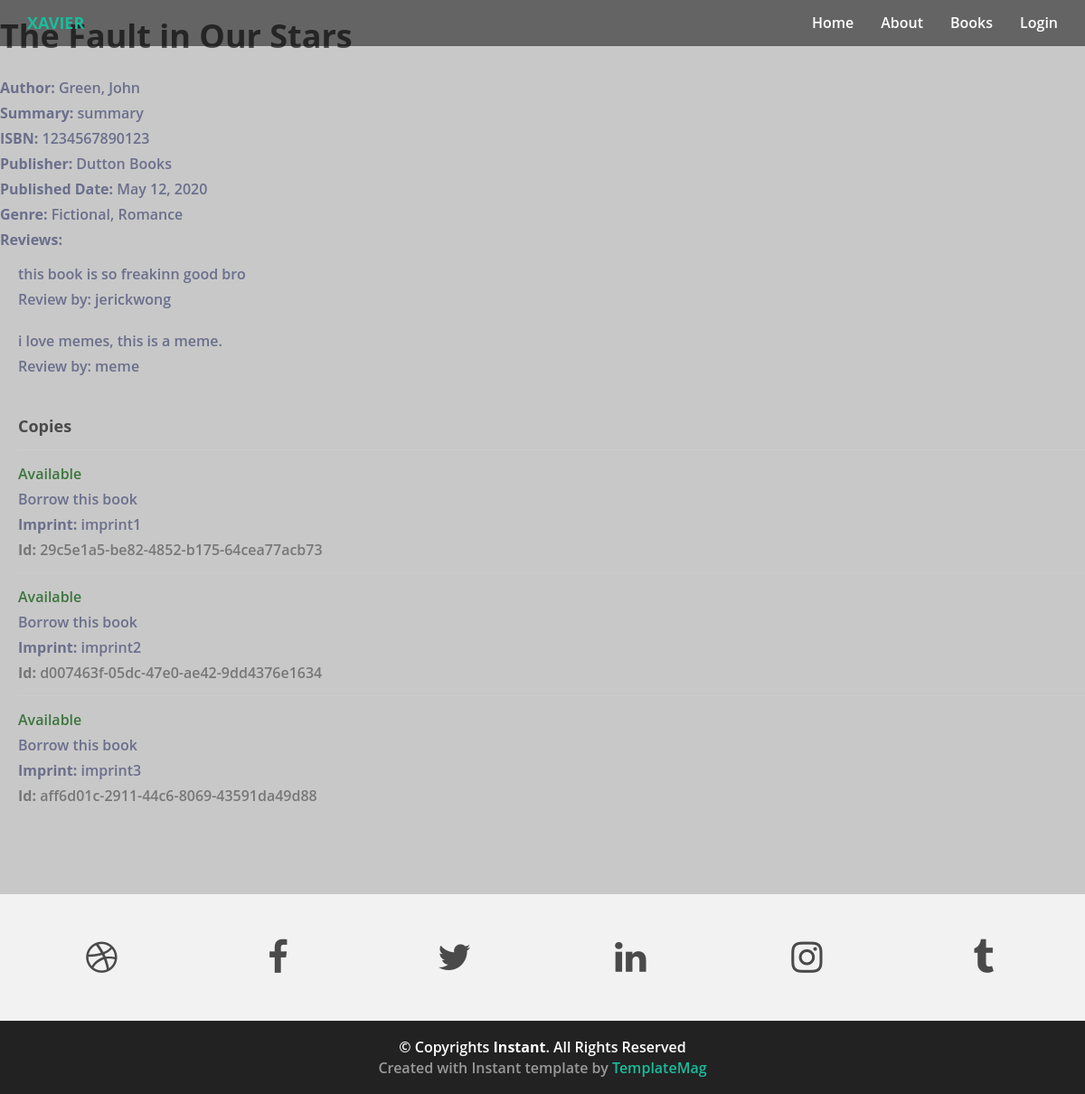
/catalog/book/1, run on the app's committed database.
### catalog/models.py (models this page shows, shortened)
class Book(models.Model):
    title = models.CharField(max_length=200)
    author = models.ForeignKey('Author', on_delete=models.SET_NULL, null=True)
    publisher = models.ForeignKey('Publisher', on_delete=models.SET_NULL, null=True)
    date_published = models.DateField('Date Published', null=True, blank=True)
    summary = models.TextField(max_length=1000, help_text='Enter a brief description of the book')
    isbn = models.CharField('ISBN', max_length=13, help_text='13 Character <a href="https://www.isbn-international.org/content/what-isbn">ISBN number</a>')
    genre = models.ManyToManyField(Genre, help_text='Select a genre for this book')
    reviews = models.ManyToManyField(Review, help_text='Leave a review for this book')
    def display_genre(self):
        """Create a string for the Genre. This is required to display genre in Admin."""
        return ', '.join(genre.name for genre in self.genre.all()[:3])
    def display_review(self):
        """Create a string for the Genre. This is required to display genre in Admin."""
        return ', '.join(reviews.review + ' - ' + reviews.reviewer.username for reviews in self.reviews.all()[:3])
    display_review.short_description = 'Reviews'
    display_genre.short_description = 'Genre'

class Author(models.Model):
    first_name = models.CharField(max_length=100)
    last_name = models.CharField(max_length=100)
    date_of_birth = models.DateField(null=True, blank=True)
    date_of_death = models.DateField('Died', null=True, blank=True)
    class Meta:
        ordering = ['last_name', 'first_name']
    def __str__(self):
        return f'{self.last_name}, {self.first_name}'

class Publisher(models.Model):
    name = models.CharField(max_length=200, help_text='Enter name of Publisher')
    def __str__(self):
        return f'{self.name}'

class Genre(models.Model):
    name = models.CharField(max_length=200, help_text='Enter a book genre (e.g. Science Fiction)')
    def __str__(self):
        return self.name

class Review(models.Model):
    review = models.CharField(max_length=1000, help_text='Enter your review')
    reviewer = models.ForeignKey(User, on_delete=models.CASCADE)

class BookInstance(models.Model):
    id = models.UUIDField(primary_key=True, default=uuid.uuid4, help_text='Unique ID for this particular book across whole library')
    book = models.ForeignKey('Book', on_delete=models.SET_NULL, null=True)
    imprint = models.CharField(max_length=200)
    due_back = models.DateField(null=True, blank=True)
    borrower = models.ForeignKey(User, on_delete=models.SET_NULL, null=True, blank=True)
    LOAN_STATUS = (
        ('a', 'Available'),
        ('r', 'Reserved'),
    )
    status = models.CharField(
        max_length=1,
        choices=LOAN_STATUS,
        blank=True,
        default='a',
        help_text='Book availability',
    )
    class Meta:
        ordering = ['due_back']
        permissions = (("can_mark_returned", "Set book as returned"),)

### catalog/views.py (the view)
# urls.py: path('book/<int:pk>', views.BookDetailView.as_view(), name='book-detail'),
class BookDetailView(generic.DetailView):
    model = Book

### catalog/templates/catalog/book_detail.html (shortened to what this page needs)
{% extends "base_generic.html" %}
{% block content %}
  <h1>{{ book.title }}</h1>
  <br>
  {% if not user.is_authenticated or perms.catalog.view_bookinstance %}
  <p><strong>Author:</strong> <a href="">{{ book.author }}</a></p>
  <p><strong>Summary:</strong> {{ book.summary }}</p>
  <p><strong>ISBN:</strong> {{ book.isbn }}</p>
  <p><strong>Publisher:</strong> {{ book.publisher }}</p>
  <p><strong>Published Date:</strong> {{ book.date_published }}</p>
  <p><strong>Genre:</strong> {{ book.genre.all|join:", " }}</p>
  <p><strong>Reviews: </strong></p>
  <div style="margin-left:20px;margin-top:20px">
    {% for b in book.reviews.all %}
      <p> {{ b.review }}</p>
      <p>Review by: {{ b.reviewer }}</p>
      <br>
    {% endfor %}
  </div>
  <div style="margin-left:20px;margin-top:20px">
    <h4>Copies</h4>
    {% for copy in book.bookinstance_set.all %}
      <hr>
      <p class="{% if copy.status == 'a' %}text-success{% elif copy.status == 'm' %}text-danger{% else %}text-warning{% endif %}">
        {{ copy.get_status_display }}
      </p>
      {% if copy.status != 'a' %}
        <p><strong>Due to be returned:</strong> {{ copy.due_back }}</p>
      {% else %}
        <p><a href="{% url 'borrow' copy.id %}">Borrow this book</a></p>
      {% endif %}
      <p><strong>Imprint:</strong> {{ copy.imprint }}</p>
      <p class="text-muted"><strong>Id:</strong> {{ copy.id }}</p>
    {% endfor %}
  </div>
  {% else %}
    <p>You don't have access to view this page.</p>
  {% endif %}
{% endblock %}

### catalog/static/css/styles.css (style rules this page uses)
hr { display: block; height: 1px; border: 0; border-top: 1px solid #ccc; margin: 1em 0; padding: 0; }
body { font-family: 'Montserrat', sans-serif; font-weight: 400; font-size: 16px; -webkit-font-smoothing: antialiased; -webkit-overflow-scrolling: touch; }
h1, h2, h3, h4, h5, h6 { font-weight: 700; color: #4a4a4a; }
body { margin:0; color:#6a6f8c; background:#c8c8c8; font:600 16px/18px 'Open Sans',sans-serif; }
*,:after,:before { box-sizing:border-box }
a { color:inherit;text-decoration:none }

### data on the page
Book: title "The Fault in Our Stars", author "Green, John", summary "summary", isbn "1234567890123", publisher "Dutton Books", date_published "May 12, 2020", genre.all "Fictional, Romance"
Review: review "this book is so freakinn good bro", reviewer "jerickwong"
Review: review "i love memes, this is a meme.", reviewer "meme"
BookInstance: status "Available", shows "Borrow this book", imprint "imprint1", id "29c5e1a5-be82-4852-b175-64cea77acb73"
BookInstance: status "Available", shows "Borrow this book", imprint "imprint2", id "d007463f-05dc-47e0-ae42-9dd4376e1634"
BookInstance: status "Available", shows "Borrow this book", imprint "imprint3", id "aff6d01c-2911-44c6-8069-43591da49d88"
